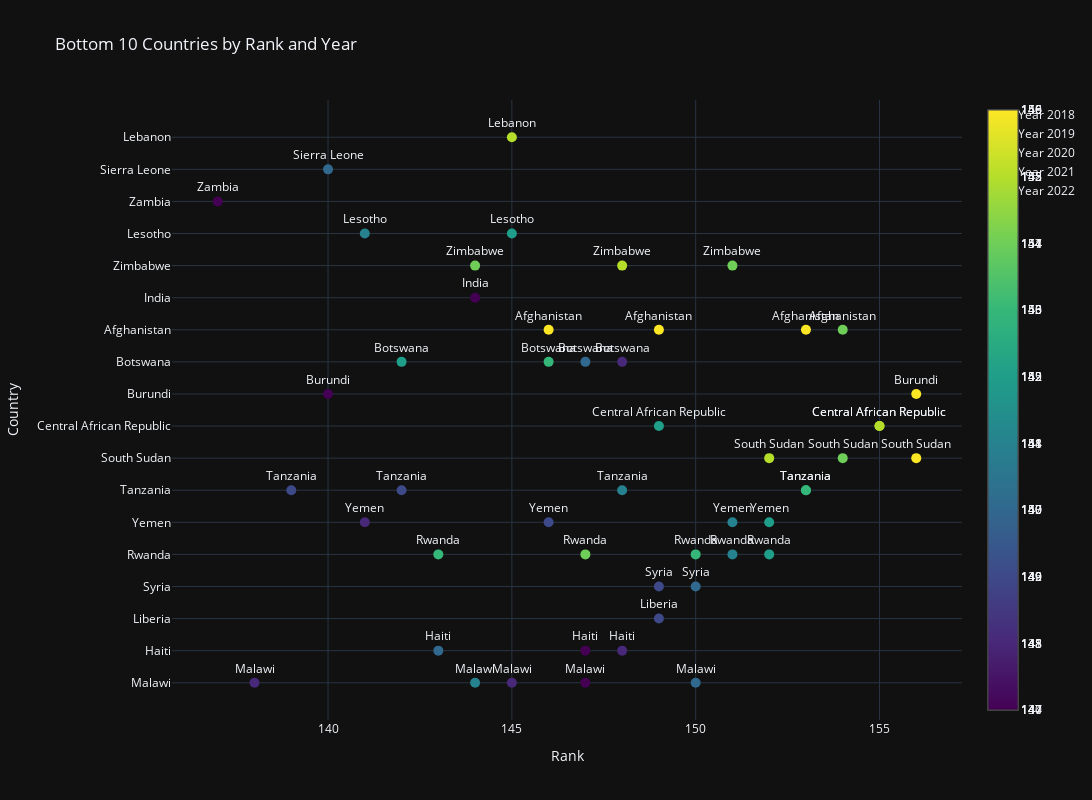

The cell this chart's notebook holds for it:
### Code cell
# Create a scatter plot using Plotly
fig = go.Figure()

# Add scatter traces for each year, with a different color for each year
for year in df_bottom10_by_year['year'].unique():
    df_year = df_bottom10_by_year[df_bottom10_by_year['year'] == year]
    fig.add_trace(go.Scatter(
        x=df_year['rank'],
        y=df_year['country'],
        mode='markers+text',  # Markers for points, and text for country names
        text=df_year['country'],
        textposition='top center',
        name=f'Year {year}',
        marker=dict(
            color=df_year['rank'],  # Color by rank (for better differentiation)
            colorscale='Viridis',    # Apply the Viridis colorscale
            size=10,                # Marker size
            showscale=True           # Display the color scale
        )
    ))

# Update layout with axis labels, title, and size adjustments
fig.update_layout(
    title='Bottom 10 Countries by Rank and Year',
    xaxis_title='Rank',
    yaxis_title='Country',
    showlegend=True,
    template='plotly_dark',  # Optional: dark background template
    autosize=True,
    width=1300,  # Adjust width of the figure
    height=800   # Adjust height of the figure
)

# Show the plot
fig.show()

# Save the plot as a PNG file
fig.write_image(r'C:\Users\Cecilia\Downloads\bottom10_countries_by_rank_and_year.png')

### Figure 1 — Plotly figure (JSON) as saved in the notebook; plotly's stock layout.template omitted (floating-point values rounded to 4 significant figures)
{"data": [{"marker": {"color": [147, 148, 149, 150, 151, 152, 153, 154, 155, 156], "colorscale": [[0, "#440154"], [0.1111, "#482878"], [0.2222, "#3e4989"], [0.3333, "#31688e"], [0.4444, "#26828e"], [0.5556, "#1f9e89"], [0.6667, "#35b779"], [0.7778, "#6ece58"], [0.8889, "#b5de2b"], [1, "#fde725"]], "showscale": true, "size": 10}, "mode": "markers+text", "name": "Year 2018", "text": ["Malawi", "Haiti", "Liberia", "Syria", "Rwanda", "Yemen", "Tanzania", "South Sudan", "Central African Republic", "Burundi"], "textposition": "top center", "type": "scatter", "x": [147, 148, 149, 150, 151, 152, 153, 154, 155, 156], "y": ["Malawi", "Haiti", "Liberia", "Syria", "Rwanda", "Yemen", "Tanzania", "South Sudan", "Central African Republic", "Burundi"]}, {"marker": {"color": [147, 148, 149, 150, 151, 152, 153, 154, 155, 156], "colorscale": [[0, "#440154"], [0.1111, "#482878"], [0.2222, "#3e4989"], [0.3333, "#31688e"], [0.4444, "#26828e"], [0.5556, "#1f9e89"], [0.6667, "#35b779"], [0.7778, "#6ece58"], [0.8889, "#b5de2b"], [1, "#fde725"]], "showscale": true, "size": 10}, "mode": "markers+text", "name": "Year 2019", "text": ["Haiti", "Botswana", "Syria", "Malawi", "Yemen", "Rwanda", "Tanzania", "Afghanistan", "Central African Republic", "South Sudan"], "textposition": "top center", "type": "scatter", "x": [147, 148, 149, 150, 151, 152, 153, 154, 155, 156], "y": ["Haiti", "Botswana", "Syria", "Malawi", "Yemen", "Rwanda", "Tanzania", "Afghanistan", "Central African Republic", "South Sudan"]}, {"marker": {"color": [144, 145, 146, 147, 148, 149, 150, 151, 152, 153], "colorscale": [[0, "#440154"], [0.1111, "#482878"], [0.2222, "#3e4989"], [0.3333, "#31688e"], [0.4444, "#26828e"], [0.5556, "#1f9e89"], [0.6667, "#35b779"], [0.7778, "#6ece58"], [0.8889, "#b5de2b"], [1, "#fde725"]], "showscale": true, "size": 10}, "mode": "markers+text", "name": "Year 2020", "text": ["India", "Malawi", "Yemen", "Botswana", "Tanzania", "Central African Republic", "Rwanda", "Zimbabwe", "South Sudan", "Afghanistan"], "textposition": "top center", "type": "scatter", "x": [144, 145, 146, 147, 148, 149, 150, 151, 152, 153], "y": ["India", "Malawi", "Yemen", "Botswana", "Tanzania", "Central African Republic", "Rwanda", "Zimbabwe", "South Sudan", "Afghanistan"]}, {"marker": {"color": [140, 141, 142, 143, 144, 145, 146, 147, 148, 149], "colorscale": [[0, "#440154"], [0.1111, "#482878"], [0.2222, "#3e4989"], [0.3333, "#31688e"], [0.4444, "#26828e"], [0.5556, "#1f9e89"], [0.6667, "#35b779"], [0.7778, "#6ece58"], [0.8889, "#b5de2b"], [1, "#fde725"]], "showscale": true, "size": 10}, "mode": "markers+text", "name": "Year 2021", "text": ["Burundi", "Yemen", "Tanzania", "Haiti", "Malawi", "Lesotho", "Botswana", "Rwanda", "Zimbabwe", "Afghanistan"], "textposition": "top center", "type": "scatter", "x": [140, 141, 142, 143, 144, 145, 146, 147, 148, 149], "y": ["Burundi", "Yemen", "Tanzania", "Haiti", "Malawi", "Lesotho", "Botswana", "Rwanda", "Zimbabwe", "Afghanistan"]}, {"marker": {"color": [137, 138, 139, 140, 141, 142, 143, 144, 145, 146], "colorscale": [[0, "#440154"], [0.1111, "#482878"], [0.2222, "#3e4989"], [0.3333, "#31688e"], [0.4444, "#26828e"], [0.5556, "#1f9e89"], [0.6667, "#35b779"], [0.7778, "#6ece58"], [0.8889, "#b5de2b"], [1, "#fde725"]], "showscale": true, "size": 10}, "mode": "markers+text", "name": "Year 2022", "text": ["Zambia", "Malawi", "Tanzania", "Sierra Leone", "Lesotho", "Botswana", "Rwanda", "Zimbabwe", "Lebanon", "Afghanistan"], "textposition": "top center", "type": "scatter", "x": [137, 138, 139, 140, 141, 142, 143, 144, 145, 146], "y": ["Zambia", "Malawi", "Tanzania", "Sierra Leone", "Lesotho", "Botswana", "Rwanda", "Zimbabwe", "Lebanon", "Afghanistan"]}], "layout": {"autosize": true, "height": 800, "showlegend": true, "title": {"text": "Bottom 10 Countries by Rank and Year"}, "width": 1300, "xaxis": {"autorange": true, "range": [135.8, 157.2], "title": {"text": "Rank"}, "type": "linear"}, "yaxis": {"autorange": true, "range": [-1.161, 18.16], "title": {"text": "Country"}, "type": "category"}}}
